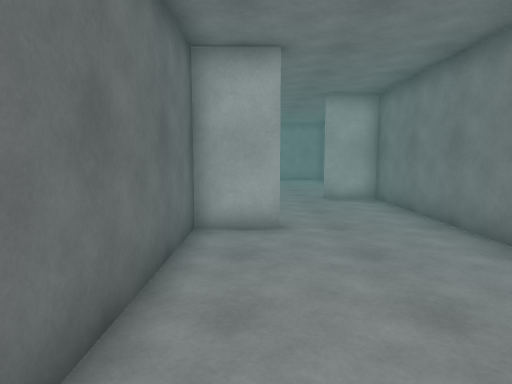
[1] (above)

16 first-person views from a walk through a Unity game level. The camera is 1.5 m above the floor, tilts 6° down and sees 75° across. The floor is counted in squares, 1 m on a side. Each view is taken from the middle of a square. On the plan, view 1 faces up. The plan holds only what a view shows up to about 15 squares ahead; the rest is blank. The place goes on beyond the plan. The player is left out. Surface patterns are stand-ins for the level's own textures.

[2]
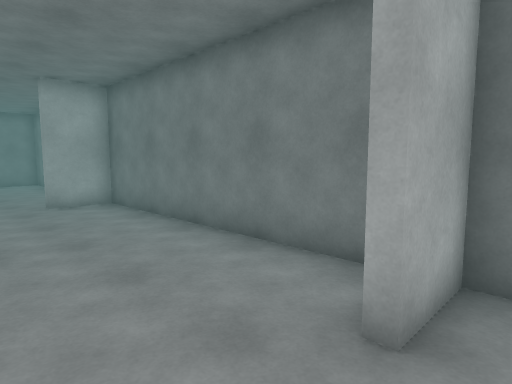

[3]
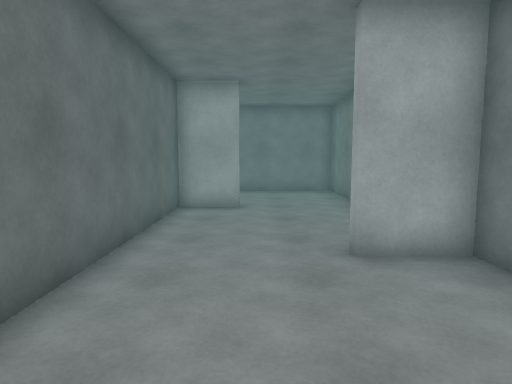

[4]
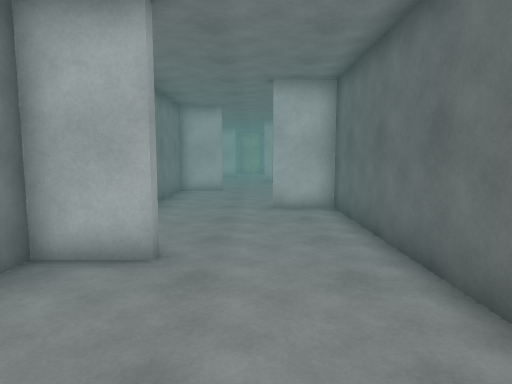

[5]
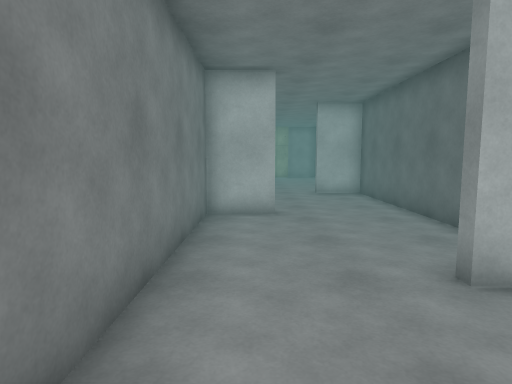

[6]
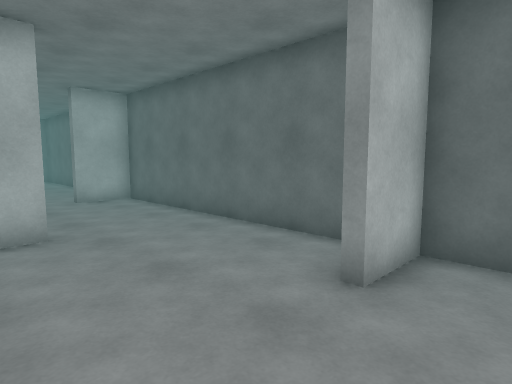

[7]
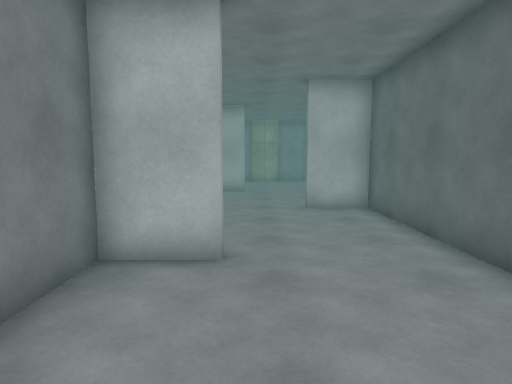

[8]
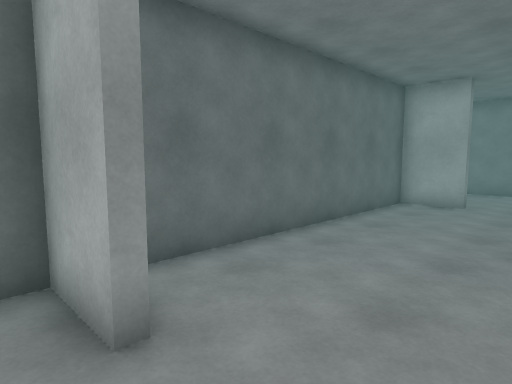

[9]
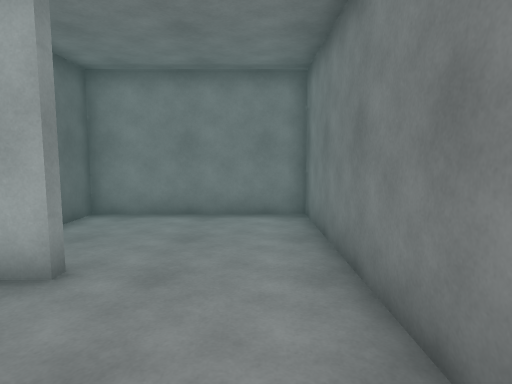

[10]
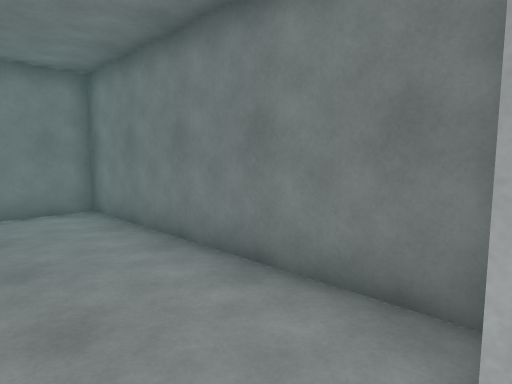

[11]
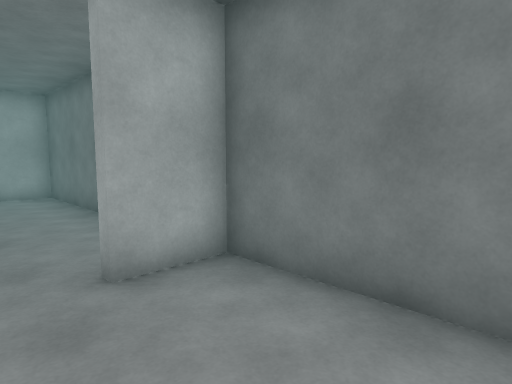

[12]
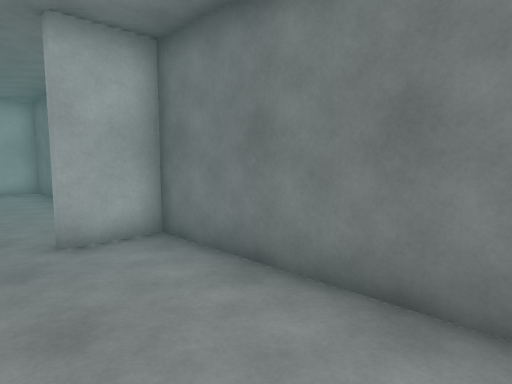

[13]
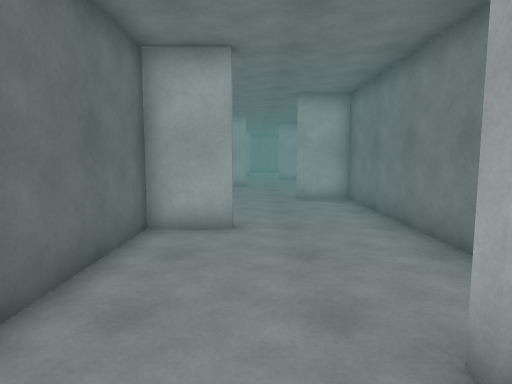

[14]
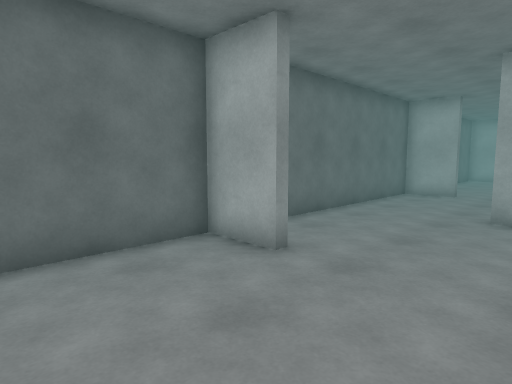

[15]
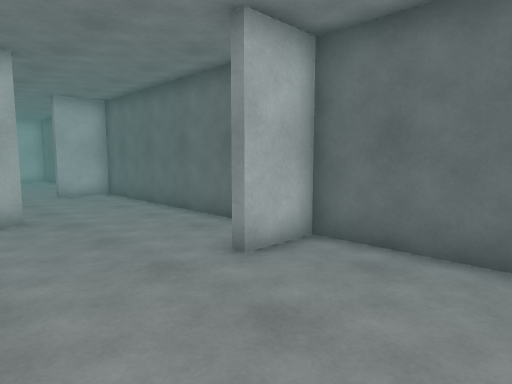

[16]
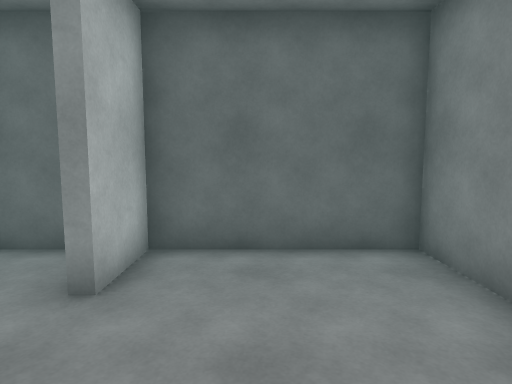

### Floor plan
Points are (right, up) in squares from view 1. A wall is a line through its corners. A room is listed if a view was taken in it or the views show most of it. See-through windows are left out.
Room 1 (views 1, 2, 3, 4, 5, 6, 7, 8, 9, 10, 11, 12, 13, 14, 15, 16)
walls: (2.4, 2.3) (4.3, 2.3) (4.3, 11.9) (2.5, 11.9); (2.4, 12.3) (3, 12.3); (4.3, 12.5) (4.3, 21.7) (-1.3, 21.7) (-1.3, 17.3) (0.5, 17.3) (0.5, 17) (-1.3, 17) (-1.3, 7.3) (0.5, 7.3) (0.5, 7) (-1.3, 7) (-1.3, -2.7) (0.5, -2.7) (0.5, -3) (-1.3, -3) (-1.3, -12.7) (0.5, -12.7) (0.5, -13.1); (2.4, -7.7) (4.3, -7.7) (4.3, 1.9) (2.5, 1.9); (4.3, -13.6) (4.3, -8.1) (2.5, -8.1)

Where each view was taken, in squares from view 1:
view 1: 0 up, 0 right, facing up
view 2: 1 up, 0 right, facing up-right
view 3: 7 up, 1 right, facing up
view 4: 7 up, 1 right, facing down
view 5: 1 up, 3 right, facing down
view 6: 1 down, 4 right, facing down-left
view 7: 3 down, 2 right, facing down
view 8: 6 up, 3 right, facing up-left
view 9: 13 up, 3 right, facing up
view 10: 12 up, 1 right, facing up-right
view 11: 12 down, 1 right, facing up-right
view 12: 14 down, 1 right, facing up-right
view 13: 10 down, 1 right, facing up
view 14: 7 down, 4 right, facing up-left
view 15: 21 up, 4 right, facing down-left
view 16: 19 up, 4 right, facing left
